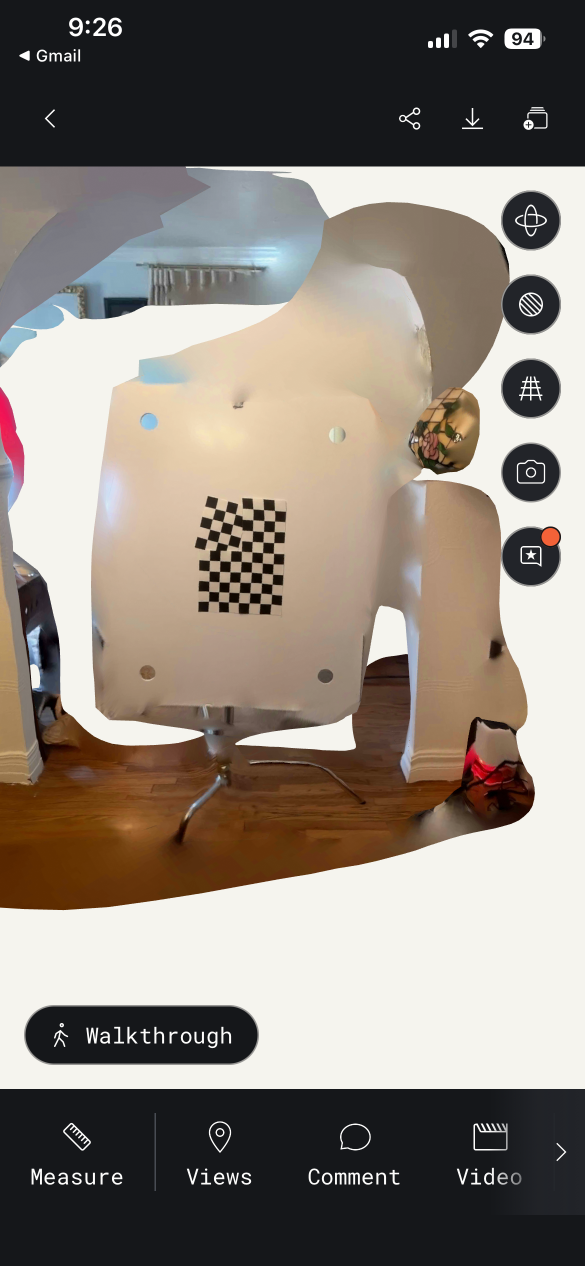
#> input picture IMG-5727(1).PNG, 1170 x 2532 px (shown at 1/2 size); its folder holds only this picture in this run
$ python cp_prep.py . out.png   (older library calls are emulated)
#> lines starting #> are read from the running program, lines starting #| are printed output that depends on the picture
#!/usr/bin/env python3
"""
cp_prep.py  v1 -- control-point prep for the RealityScan merge (reference §3 step 6).
Ranks every frame in an rsbundle images/ folder by sharpness (variance of the Laplacian),
picks the sharpest frame in each of N equal time slices of the walk (filenames carry the ns
stamp, so sorted order = time), and tiles them into ONE labelled contact sheet so the six
control-point corners can be chosen before touching RealityScan.

    python3 cp_prep.py <images_dir> <out_dir> [--n 12] [--cols 3]

Writes:  <out_dir>/sharpness.csv          every frame: name, time-slice, sharpness
         <out_dir>/cp_contact_sheet.jpg   N sharpest-per-slice frames, labelled
         <out_dir>/cp_picks.txt           the N chosen filenames (for the RS 2D view)
Reads only. Light: ~900 JPEGs at 1/4 scale, well under a minute on the Jetson.
"""
import sys, os, glob, argparse, csv
import numpy as np, cv2

ap = argparse.ArgumentParser()
ap.add_argument("images"); ap.add_argument("out")
ap.add_argument("--n", type=int, default=12, help="time slices = frames on the sheet")
ap.add_argument("--cols", type=int, default=3)
ap.add_argument("--tile", type=int, default=640, help="tile width px")
a = ap.parse_args()

files = sorted(glob.glob(os.path.join(a.images, "*.jpg")) + glob.glob(os.path.join(a.images, "*.png")))
if not files:
    raise SystemExit("no .jpg/.png in %s" % a.images)
os.makedirs(a.out, exist_ok=True)

print("[1/3] sharpness of %d frames" % len(files))
sharp = np.zeros(len(files))
for i, f in enumerate(files):
    im = cv2.imread(f, cv2.IMREAD_GRAYSCALE)
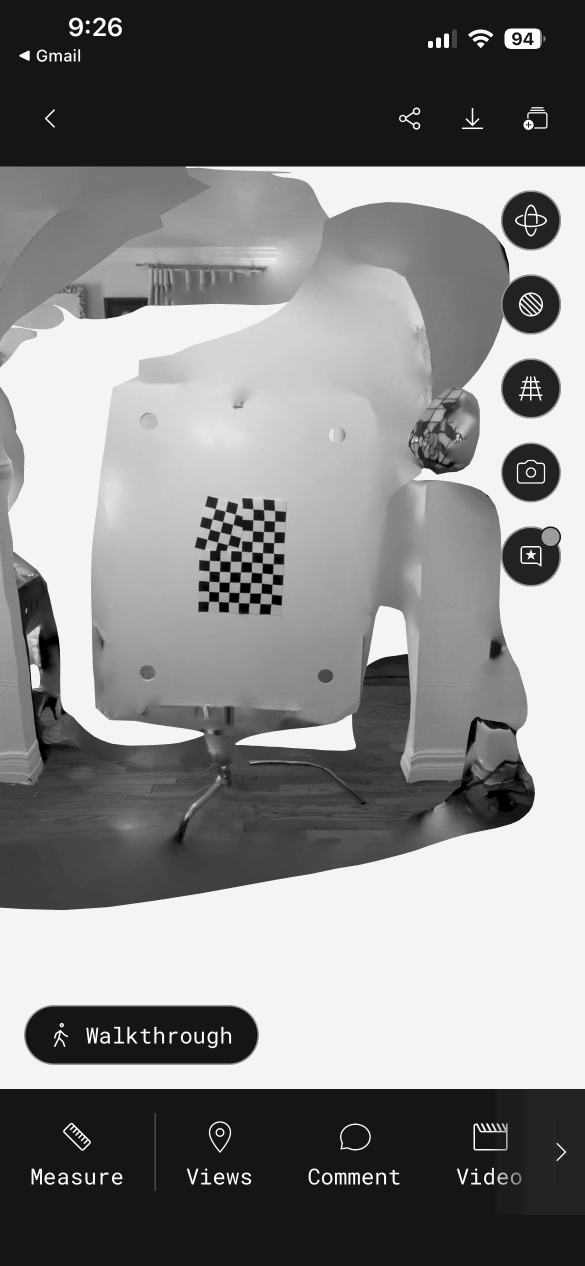
#> im: shape (2532, 1170) (shown at 1/2 size); min 0, max 255, mean 131.7
    if im is None:
        sharp[i] = -1; continue
    im = cv2.resize(im, None, fx=0.5, fy=0.5, interpolation=cv2.INTER_AREA)
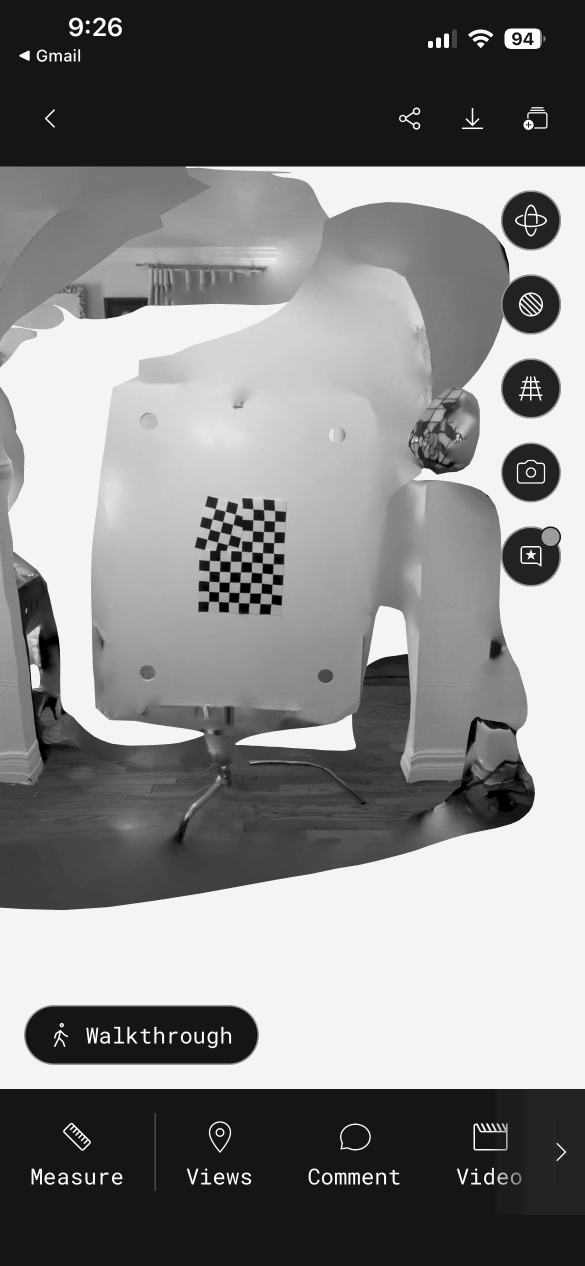
#> im: shape (1266, 585); min 0, max 255, mean 131.8
    sharp[i] = cv2.Laplacian(im, cv2.CV_64F).var()
    if (i + 1) % 100 == 0: print("      %d/%d" % (i + 1, len(files)))

slice_of = (np.arange(len(files)) * a.n) // len(files)
with open(os.path.join(a.out, "sharpness.csv"), "w", newline="") as fh:
    w = csv.writer(fh); w.writerow(["frame", "slice", "sharpness"])
    for f, s, v in zip(files, slice_of, sharp):
        w.writerow([os.path.basename(f), int(s), "%.1f" % v])
ok = sharp[sharp >= 0]
print("      sharpness: min %.0f  p25 %.0f  median %.0f  p75 %.0f  max %.0f"
      % (ok.min(), np.percentile(ok, 25), np.median(ok), np.percentile(ok, 75), ok.max()))

print("[2/3] sharpest frame per slice")
picks = []
for s in range(a.n):
    idx = np.where(slice_of == s)[0]
    if len(idx) == 0: continue
    best = idx[np.argmax(sharp[idx])]
    picks.append(best)
    print("      slice %2d: %-40s %7.0f  (slice median %.0f)"
          % (s, os.path.basename(files[best]), sharp[best], np.median(sharp[idx])))
with open(os.path.join(a.out, "cp_picks.txt"), "w") as fh:
    for i in picks: fh.write(os.path.basename(files[i]) + "\n")

print("[3/3] contact sheet")
tiles = []
for k, i in enumerate(picks):
    im = cv2.imread(files[i])
#> im is the input picture: shape (2532, 1170, 3); mean B, G, R 120.8, 129.6, 138.6
    h = int(im.shape[0] * a.tile / im.shape[1])
#> h = 1385
    im = cv2.resize(im, (a.tile, h), interpolation=cv2.INTER_AREA)
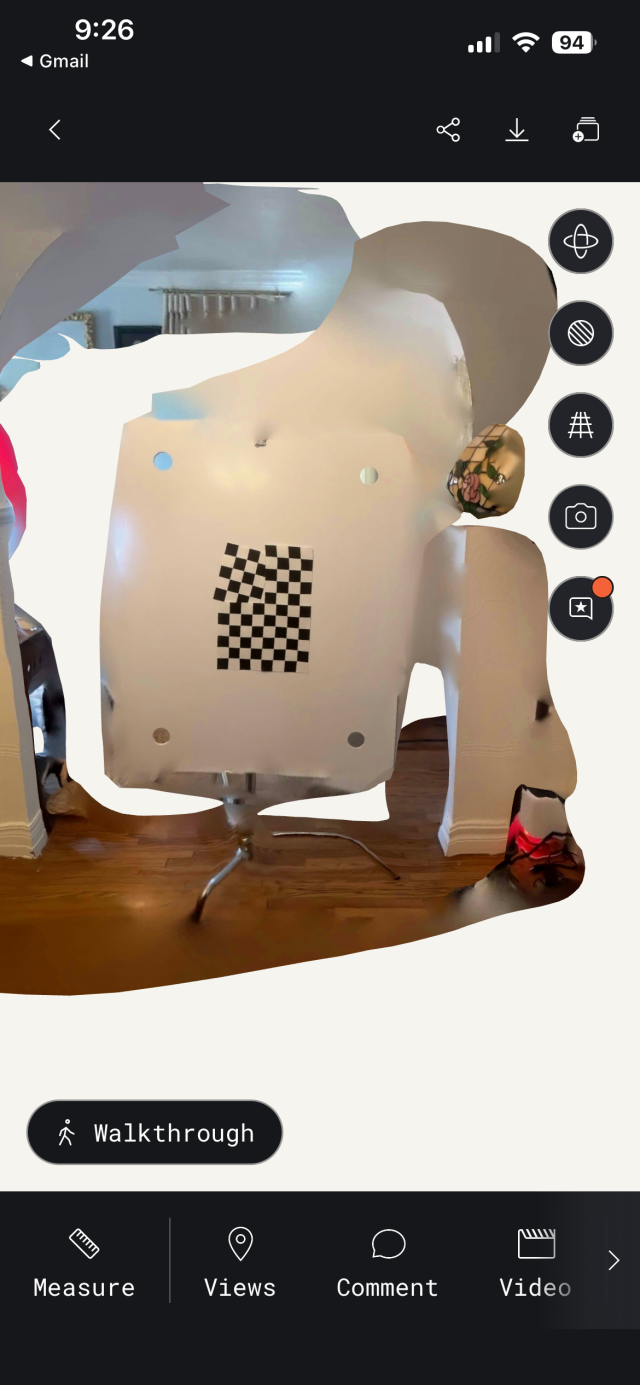
#> im: shape (1385, 640, 3); mean B, G, R 120.8, 129.6, 138.6
    label = "%d  %s  sharp %.0f" % (k + 1, os.path.basename(files[i]), sharp[i])
    cv2.rectangle(im, (0, 0), (a.tile, 34), (0, 0, 0), -1)
    cv2.putText(im, label, (8, 25), cv2.FONT_HERSHEY_SIMPLEX, 0.7, (255, 255, 255), 2)
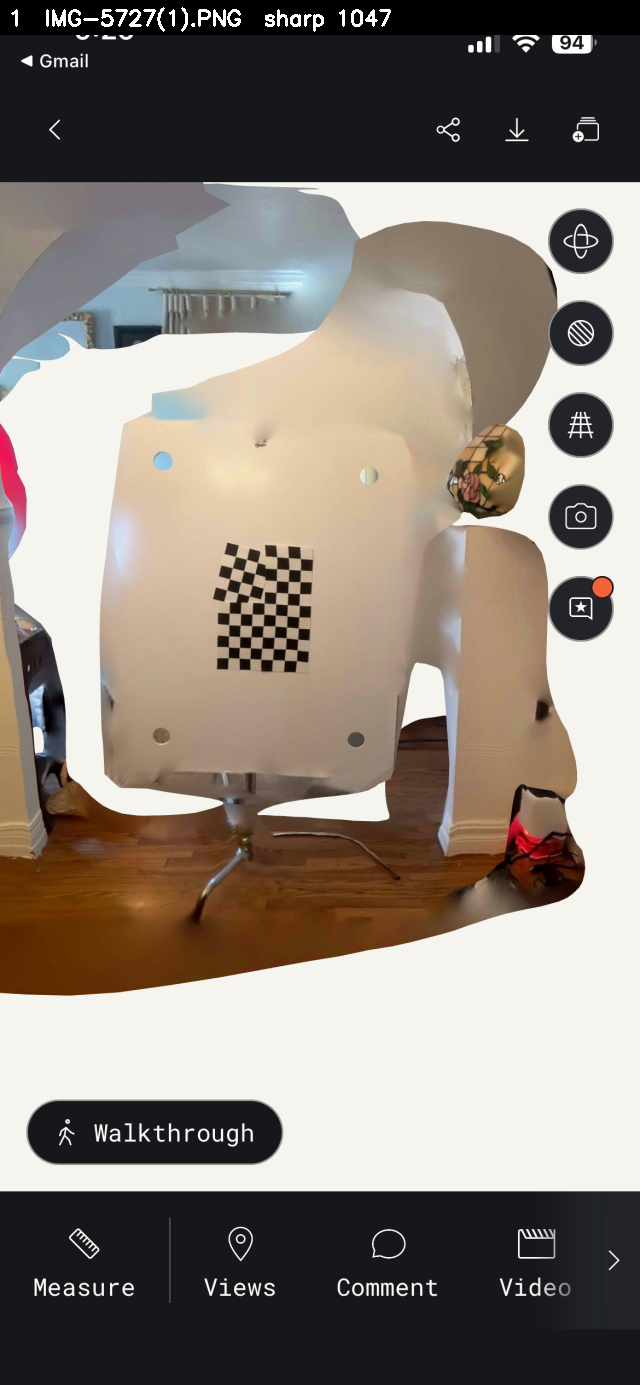
#> im: shape (1385, 640, 3); mean B, G, R 120.7, 129.6, 138.6
    tiles.append(im)
while len(tiles) % a.cols: tiles.append(np.zeros_like(tiles[0]))
#> this loop made 2 passes
#> after the loop, tiles = 3 items
rows = [np.hstack(tiles[r:r + a.cols]) for r in range(0, len(tiles), a.cols)]
#> rows = 1 item
sheet = np.vstack(rows)
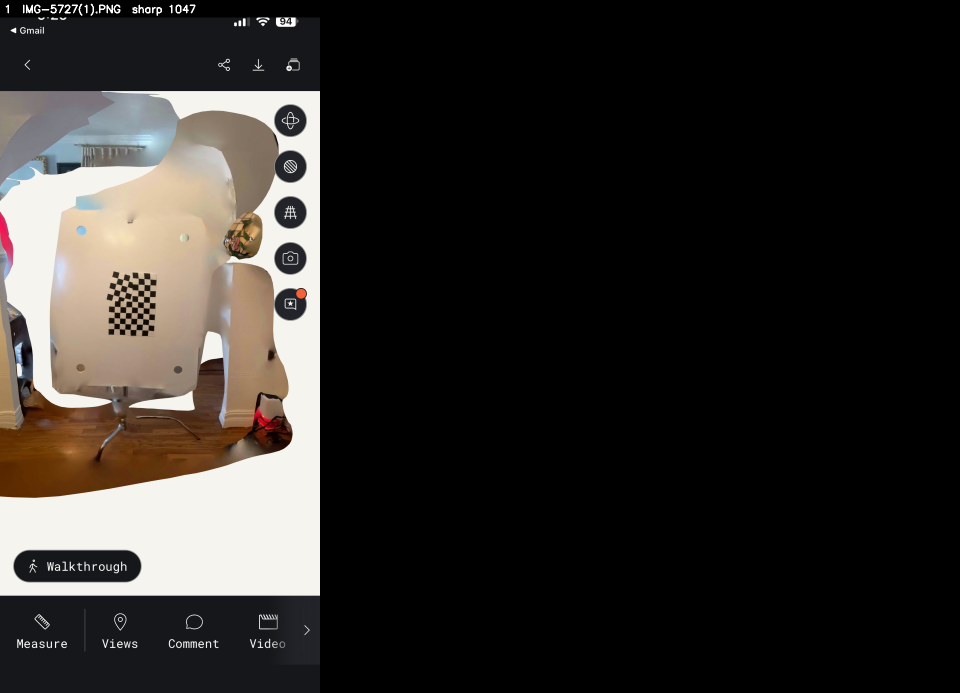
#> sheet: shape (1385, 1920, 3) (shown at 1/2 size); mean of channels 0, 1, 2 40.2, 43.2, 46.2; drawn as B, G, R
out = os.path.join(a.out, "cp_contact_sheet.jpg")
cv2.imwrite(out, sheet, [cv2.IMWRITE_JPEG_QUALITY, 90])
print("      -> %s  (%dx%d)" % (out, sheet.shape[1], sheet.shape[0]))
#|       -> out.png/cp_contact_sheet.jpg  (1920x1385)
print("DONE: %d picks in %s" % (len(picks), a.out))

$ run again, on fusion_triptych_f0.png
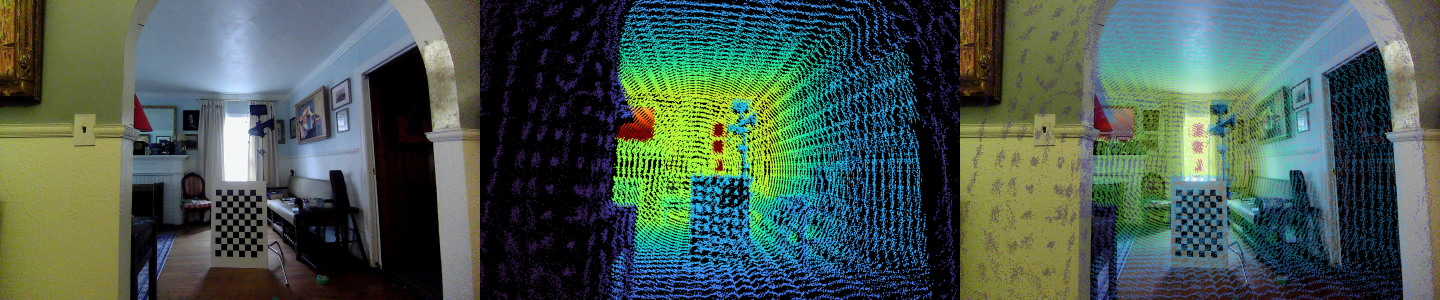
#> input picture fusion_triptych_f0.png, 2880 x 600 px (shown at 1/2 size)
#> im is the input picture: shape (600, 2880, 3); mean B, G, R 80.1, 90.3, 71.2
#> `cv2.putText(im, label, (8, 25), cv2.FONT_HERSHEY_SIMPLEX, 0.7, (255, 2..`:
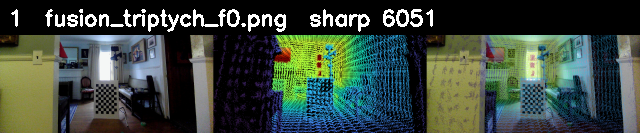
#> im: shape (133, 640, 3); mean B, G, R 61.8, 72, 59.2
#> the loop `while len(tiles) % a.cols: tiles.append(np.zeros_like(tiles[0]))` made 2 passes
#> after the loop `while len(tiles) % a.cols: tiles.append(np.zeros_like(tiles[0]))`: tiles = 3 items
#> rows = 1 item
#> `sheet = np.vstack(rows)`:
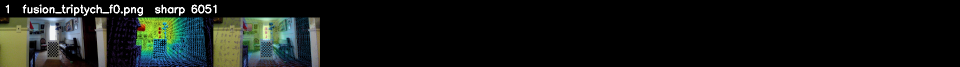
#> sheet: shape (133, 1920, 3) (shown at 1/2 size); mean of channels 0, 1, 2 20.6, 24, 19.7; drawn as B, G, R
#|       -> out.png/cp_contact_sheet.jpg  (1920x133)
